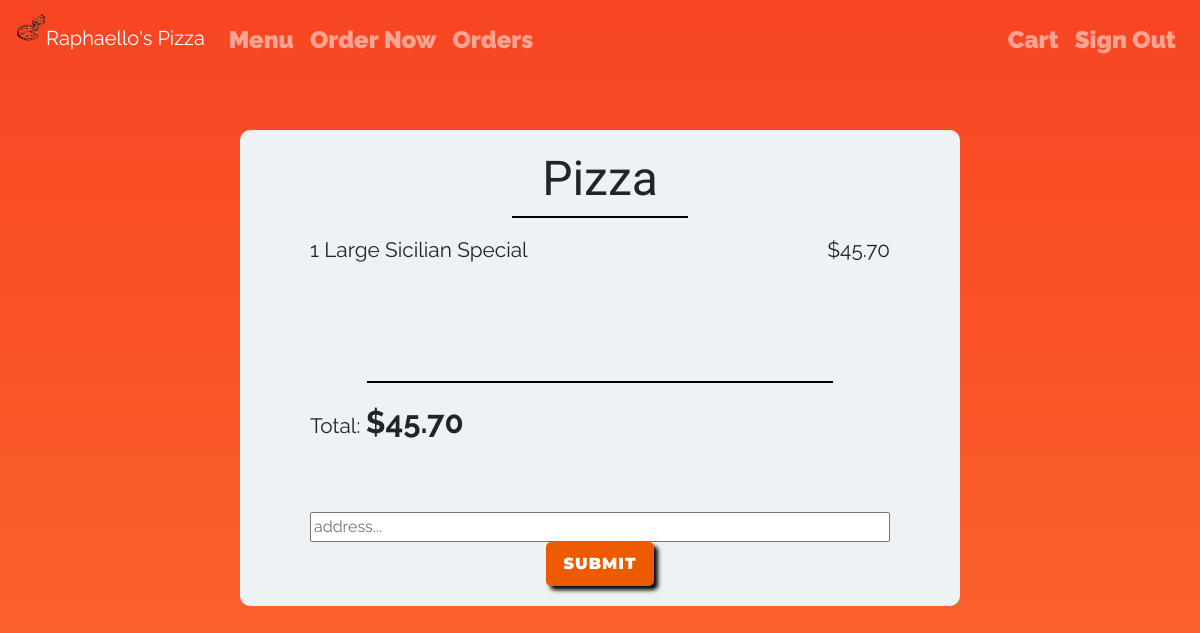
Page /checkout (signed in) on the committed database.
### orders/models.py (models this page shows, shortened)
class Pizza(models.Model):
    PIZZA_PRICE = {
        'Regular': {
            'Cheese': {
                'Small': 12.70,
                'Large': 17.95
            },
            '1 Topping': {
                'Small': 13.70,
                'Large': 19.95
            },
            '2 Toppings': {
                'Small': 15.20,
                'Large': 21.95
            },
            '3 Toppings': {
                'Small': 16.20,
                'Large': 23.95
            },
            'Special': {
                'Small': 17.75,
                'Large': 25.95
            }
        },
        'Sicilian': {
            'Cheese': {
                'Small': 24.45,
                'Large': 38.70
            },
            '1 Topping': {
                'Small': 26.45,
                'Large': 40.70
            },
            '2 Toppings': {
                'Small': 28.45,
                'Large': 42.70
            },
            '3 Toppings': {
                'Small': 29.45,
                'Large': 44.70
            },
            'Special': {
                'Small': 30.45,
                'Large': 45.70
            }
        }
    }
    PIZZA_CLASS = (
        ('Regular', 'Regular'),
        ('Sicilian', 'Sicilian')
    )
    pizza_class = models.CharField(max_length=10, choices=PIZZA_CLASS, default='Regular')
    PIZZA_TYPE = (
        ('Cheese', 'Cheese'),
        ('Special', 'Special'),
        ('1 Topping', '1 Topping'),
        ('2 Toppings', '2 Toppings'),
        ('3 Toppings', '3 Toppings')
    )
    pizza_type = models.CharField(max_length=10, choices=PIZZA_TYPE, default='Cheese')
    PIZZA_SIZE = (
        ('Small', 'Small'),
        ('Large', 'Large')
    )
    size = models.CharField(max_length=7, choices=PIZZA_SIZE, default='Small')
    pizza_toppings = models.ManyToManyField(Topping, blank=True)
    quantity = models.IntegerField(default=1, validators=[MinValueValidator(1)])
    orders = models.ForeignKey(to="myorders.Order", on_delete=models.CASCADE)
    @property
    def price(self):
        pizza_price = Pizza.PIZZA_PRICE[self.pizza_class][self.pizza_type][self.size] * self.quantity
        return '${:.2f}'.format(pizza_price)
    @property
    def price_num(self):
        return Pizza.PIZZA_PRICE[self.pizza_class][self.pizza_type][self.size] * self.quantity

### myorders/views.py (the view, shortened to what this page needs)
# urls.py: path("checkout", views.checkout, name="checkout"),
@login_required
def checkout(request):
    if request.method == "GET":
        order = getCurrentOrder(request)
        form = OrderForm(request.POST)
        form = form.__str__()
        context = {
            "pizzas": Pizza.objects.filter(orders=order),
            "subs": Sub.objects.filter(orders=order),
            "pastas": Pasta.objects.filter(orders=order),
            "salads": Salad.objects.filter(orders=order),
            "platters": Platter.objects.filter(orders=order),
            "form": form
        }
        price = getPrice(context)
        context["price"] = '${:.2f}'.format(price)
        return render(request, "myorders/cart.html", context)

### myorders/views.py (called while the page is built)
def getPrice(con):
    price = 0
    for x in con["pizzas"]:
        price += x.price_num
    for x in con["subs"]:
        price += x.price_num
    for x in con["pastas"]:
        price += x.price_num
    for x in con["salads"]:
        price += x.price_num
    for x in con["platters"]:
        price += x.price_num
    return price

def getCurrentOrder(request):
    user_order = Order.objects.filter(
        user=request.user, order_status="created").first()
    if user_order is None:
        user_order = Order(order_status="created", user=request.user)
        user_order.save()
    return user_order

### myorders/templates/myorders/cart.html (shortened to what this page needs)
{% extends "orders/base.html" %}
{% load static %}
{% block style %}
<link rel="stylesheet" type="text/css" href="{% static 'cart/style.css' %}">
{% endblock %}
{% block body %}
<div id="cart-background">
    {% if pizzas %}
    <h2>Pizza</h2>
    <hr />
    {% for x in pizzas %}
    <div class="order-item">
        <p>
            {{x.quantity}}
            {{x.size}}
            {{x.pizza_class}}
            {{x.pizza_type}}
        </p>
        <p>{{x.price}}</p>
    </div>
    {% endfor %}
    {% endif %}
    {% if pizzas or subs or pastas or salads or platters %}
    <hr class="hr-total" />
    <form id="order-item" onsubmit="return validateForm()" method="POST" action="{% url 'checkout' %}">
        <p>Total: <b id="price" style="font-size: 1.5em;">{{price}}</b></p>
        <input type="text" id="id_address" name="address" placeholder="address...">
        <input type="submit" id="btn-submit" />
        {% else %}
            <h2>Nothing To Order</h2>
            <button id="btn-submit" onclick="window.location.href='{% url 'create_order' %}';">Order Now</button>
        {% endif %}
    </form>
</div>
{% endblock %}

### myorders/static/cart/style.css (style rules this page uses)
html, body { background-repeat: no-repeat; background-attachment: fixed; background: linear-gradient(#F84522, #FB6730) !important; height: 100%; font-family: 'Raleway', sans-serif; }
p { font-size: 1.3em; }
#btn-submit { display: block; align-self: center; background-color: #ee5a00; box-shadow: 4px 4px 4px black; border: none; border-radius: 5px; padding: 10px 18px; color: white; font-weight: 900; font-family: 'Montserrat', sans-serif; letter-spacing: 1px; transition: all 1s; text-transform: uppercase; margin: 0 auto; }
#cart-background { display: flex; flex-direction: column; justify-content: center; width: 60%; margin: 50px auto; background-color: #edf2f5; padding: 20px 70px; border-radius: 10px; }
h2 { font-size: 3em; text-align: center; font-family: 'Spicy Rice', cursive; }
hr { margin-top: 0; background: black; border: 1px ridge black; width: 30%; }
.order-item { display: flex; flex-direction: row; justify-content: space-between; }
.hr-total { margin-top: 100px; width: 80%; }
#id_address { margin-top: 50px; width: 100%; }

### rows in the picture
Pizza: quantity "1", size "Large", pizza_class "Sicilian", pizza_type "Special", price "$45.70"

### other values in the picture
{{ price }} "$45.70"
